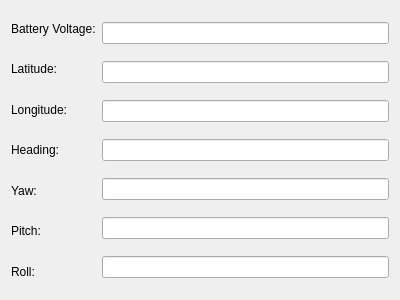
<?xml version="1.0" encoding="UTF-8"?>
<ui version="4.0">
 <author>Marcin Kolny</author>
 <class>McmsTelemetry</class>
 <widget class="QWidget" name="McmsTelemetry">
  <property name="geometry">
   <rect>
    <x>0</x>
    <y>0</y>
    <width>400</width>
    <height>300</height>
   </rect>
  </property>
  <property name="windowTitle">
   <string>McmsTelemetry</string>
  </property>
  <layout class="QHBoxLayout" name="horizontalLayout">
   <item>
    <layout class="QVBoxLayout" name="verticalLayout_2">
     <item>
      <widget class="QLabel" name="label_2">
       <property name="text">
        <string>Battery Voltage:</string>
       </property>
      </widget>
     </item>
     <item>
      <widget class="QLabel" name="label_6">
       <property name="text">
        <string>Latitude:</string>
       </property>
      </widget>
     </item>
     <item>
      <widget class="QLabel" name="label_7">
       <property name="text">
        <string>Longitude:</string>
       </property>
      </widget>
     </item>
     <item>
      <widget class="QLabel" name="label_5">
       <property name="text">
        <string>Heading:</string>
       </property>
      </widget>
     </item>
     <item>
      <widget class="QLabel" name="label_4">
       <property name="text">
        <string>Yaw:</string>
       </property>
      </widget>
     </item>
     <item>
      <widget class="QLabel" name="label_3">
       <property name="text">
        <string>Pitch:</string>
       </property>
      </widget>
     </item>
     <item>
      <widget class="QLabel" name="label">
       <property name="text">
        <string>Roll:</string>
       </property>
      </widget>
     </item>
    </layout>
   </item>
   <item>
    <layout class="QVBoxLayout" name="verticalLayout">
     <item>
      <widget class="QLineEdit" name="batteryVoltageLineEdit">
       <property name="readOnly">
        <bool>true</bool>
       </property>
      </widget>
     </item>
     <item>
      <widget class="QLineEdit" name="latitudeLineEdit">
       <property name="readOnly">
        <bool>true</bool>
       </property>
      </widget>
     </item>
     <item>
      <widget class="QLineEdit" name="longitudeLineEdit">
       <property name="readOnly">
        <bool>true</bool>
       </property>
      </widget>
     </item>
     <item>
      <widget class="QLineEdit" name="headingLineEdit">
       <property name="readOnly">
        <bool>true</bool>
       </property>
      </widget>
     </item>
     <item>
      <widget class="QLineEdit" name="yawLineEdit">
       <property name="readOnly">
        <bool>true</bool>
       </property>
      </widget>
     </item>
     <item>
      <widget class="QLineEdit" name="pitchLineEdit">
       <property name="readOnly">
        <bool>true</bool>
       </property>
      </widget>
     </item>
     <item>
      <widget class="QLineEdit" name="rollLineEdit">
       <property name="readOnly">
        <bool>true</bool>
       </property>
      </widget>
     </item>
    </layout>
   </item>
  </layout>
 </widget>
 <resources/>
 <connections/>
</ui>
